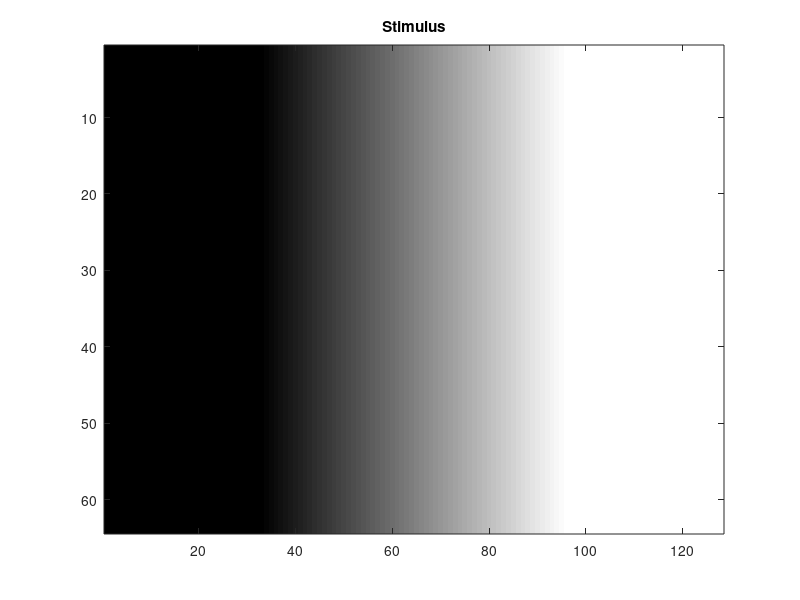
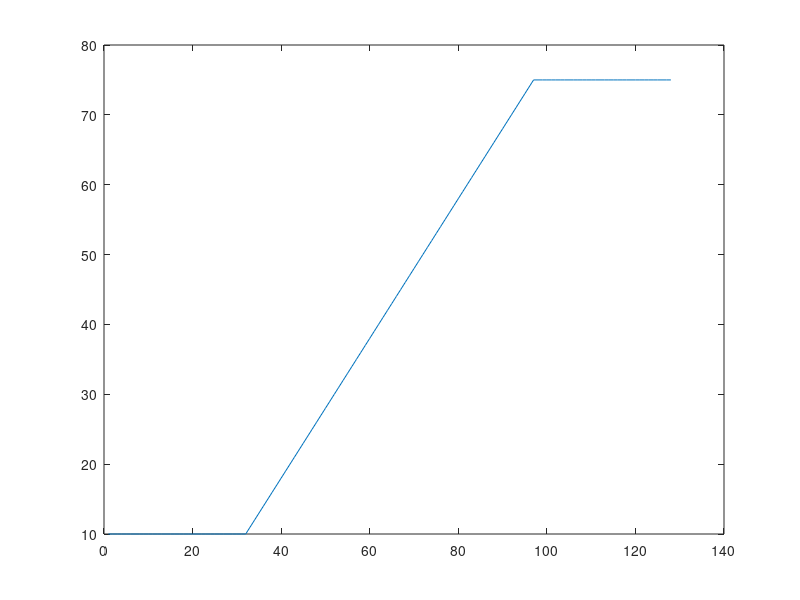

Reproduce these figures in MATLAB, in order. (Note: this script raises an error after producing the figures.)
%CompVision_Flemming.m

%% 1A) Create visual input for the Mach Band Illusion
%create matrix of luminence values
stim = zeros(64,128); 
stim(:,1:32) = 10;%Low
for i = 1:65 %Gradient
    stim(:,32+i) = stim(:,31+i) + 1;
end
stim(:,(32+65):end) = 75; %High

%Plot image
figure
imagesc(stim)
title('Stimulus');
colormap gray


%% 1B) Plot brightness as function of horizontal position
figure
h = plot(1:128,stim(32,:));
h(1).LineWidth = 2;
title('Brightness as a function of horizontal position','FontSize',16);
xlabel('Horizontal Position','FontSize',14);
ylabel('Brightness','FontSize',14)
set(gca,'XLim',[-2,130],'YLim',[5 80]);

%% 1C) Create the receptive field of a retinal ganglion cell: Diff of 2 Gaussians
[X,y] = meshgrid(-2:1:2); % X coordinates and Y coordinates
[TH,R] = cart2pol(X,y); % Polar Coordinates

%%%%%%%%%%%%%%%%%%%%%%%%%% NEEDS EDIT %%%%%%%%%%%%%%%%%%%%%%%%%%%%%%%%%%%%%
Egaus = normpdf(R,0,sqrt(2)); % Excitatory, mu = 0, var = 2, 5x5 grid
Igaus = normpdf(R,0,sqrt(6)); % Inhibitory, mu = 0, var = 6, 5x5 grid
%%%%%%%%%%%%%%%%%%%%%%%%%%%%%%%%%%%%%%%%%%%%%%%%%%%%%%%%%%%%%%%%%%%%%%%%%%%

S = 500; %overall strength of the field connectivity
IE = 1; % ratio of inhibition to excitation 
Rfield = S*(Egaus - IE*Igaus); %created receptive field

 figure
 imagesc(Rfield)
 title('Receptive Field');
 colormap gray

%% 1D) Convolve RF and Input to observe first stage of visual system perception
V1 = conv2(stim,Rfield,'valid');
figure
imagesc(V1)
title('Receptive Field x Stimulus Convolution Output');
colormap gray

% Now compare with the stimulus brightness
indx = [1:128;NaN NaN 3:126 NaN NaN]';
data = [stim(32,:);NaN NaN V1(32,:) NaN NaN]';
% 
% figure
% g = plot(indx,data);
% g(1).LineWidth = 2;
% g(2).LineWidth = 2;
% 
% title('Brightness of Stimulus vs Perception','FontSize',16);
% xlabel('Horizontal Position','FontSize',14);
% ylabel('Brightness','FontSize',14)
% legend({'Stimulus','Response'});
% set(gca,'XLim',[-2,130],'YLim',[5 80]);

%% 1 Bonus) Normalize the curves to show the difference
data2(:,1) = data(:,1)./max(data(:,1));
data2(:,2) = data(:,2) ./ max(data(:,2));

figure
g = plot(indx,data2);
g(1).LineWidth = 2;
g(2).LineWidth = 2;

title('Normalized Brightness of Stimulus vs Perception','FontSize',16);
xlabel('Horizontal Position','FontSize',14);
ylabel('Brightness','FontSize',14)
legend({'Stimulus','Response'});
set(gca,'XLim',[-2,130],'YLim',[0.08,1.02]);
%% 2) V1 orientation tuning
%A) Define orientation and spatial frequency
OR = 0;
SF = 0.01;
%B) Coordinate space
[x,y] = meshgrid(-20:1:20);

%C) Create Gabor Function
std_x = 7;
std_y = 17;

gaus2d = @(x,y) exp(-0.5*(((x.^2)/(std_x^2)) + ((y.^2)/(std_y^2))));

Y = -x*sin(OR) + y*cos(OR); %Skew&rotate gausssian
X = x*cos(OR)+y*sin(OR);

A = sin(2*pi*SF*X)/(2*pi*std_x*std_y); %Define modulating sinusoid;
Gabor = A.*gaus2d(X,Y);

%D) Plot the Gabor function

figure
imagesc(Gabor);
colormap gray
title('Gabor Function, OR=0,SF=0.01');
xlabel('Horizontal Position');
ylabel('Vertical Position');

%E) Load Rose and convolve with Gabor
input = imread('rose.jpg');
v1b = conv2(double(input),Gabor,'valid');
figure
subplot(2,3,1)
imagesc(input)
title('Input')
set(gca,'XTickLabel','','YTickLabel','')
colormap gray


subplot(2,3,2)
imagesc(v1b)
title('OR=0,SF=0.01');
set(gca,'XTickLabel','','YTickLabel','')
colormap gray

%F) Play with OR (pi/2,pi/4) and SF (.5,1) and observe output. What do
%these manipulations do to the representation?
OR2 = pi/2; OR3 = pi/4; SF4 = 0.5; SF5 = 1;
X2 = x*cos(OR2) + y*sin(OR2); Y2 = -x*sin(OR2) + y*cos(OR2);
X3 = x*cos(OR3) + y*sin(OR3); Y3 = -x*sin(OR3) + y*cos(OR3);
filter2 = gaus2d(X2,Y2); filter3 = gaus2d(X3,Y3);

A4 = sin(2*pi*SF4*x)/(2*pi*std_x*std_y);
A5 = sin(2*pi*SF5*x)/(2*pi*std_x*std_y);
gaus2d4 = @(x,y) A4.*exp(-((x^2 / (2*std_x^2))+(y^2 / (2*std_y^2))));
gaus2d5 = @(x,y) A5.*exp(-((x^2 / (2*std_x^2))+(y^2 / (2*std_y^2))));

filter4 = gaus2d4(X,Y); filter5 = gaus2d5(X,Y);

v1c = conv2(double(input),filter2,'valid');
v1d = conv2(double(input),filter3,'valid');
v1e = conv2(double(input),filter4,'valid');
v1f = conv2(double(input),filter5,'valid');


subplot(2,3,3)
imagesc(v1c)
title('OR = pi/2, SF = 0.01');
colormap gray
set(gca,'XTickLabel','','YTickLabel','')

subplot(2,3,4)
imagesc(v1d)
title('OR = pi/4, SF = 0.01');
colormap gray
set(gca,'XTickLabel','','YTickLabel','')


subplot(2,3,5)
imagesc(v1e)
title('SF = 0.5, OR = 0');
colormap gray
set(gca,'XTickLabel','','YTickLabel','')


subplot(2,3,6)
imagesc(v1f)
title('SF = 1, OR = 0');
colormap gray
set(gca,'XTickLabel','','YTickLabel','')

%% 3) Gray Spot Illusion
%1) Load and view the illusion image
load('hgrid.mat');
imshow(hgrid)
%2) Construct the receptive field and convolve it with the image
%retina(RF size as frac of image, stdev of kernel = 0.15, image = hgrid)
figure
%retina(.05,0.15,hgrid); % Shows gray constants and back and white edges
%retina(.25,0.15,hgrid); % Shows white bg and black boxes, blurry
%retina(0.005,0.15,hgrid); % Full black, fields too small
%retina(0.1,0.15,hgrid); % Black edges, gray center box, gray x's in junctions where dots go
%retina(0.075,0.15,hgrid); %Shows gray dots in junctions
%retina(0.01,0.15,hgrid); %Gives gray background, only see color at edges
%retina(0.5,0.15,hgrid); %Blurry rounded squares
% ANSWER:
% At a high percentage receptive field coverage, the boxes are resolved
% normally (if a bit blurry, pct > 0.15). However at low percentages of the
% image (pct < 0.1) you see that gray circles/boxes/x's begin appearing in
% the junctions between four boxes. The receptive field size corresponds to
% 1/pct(image), so low pct -> many receptive fields. When you have these
% many receptive fields, they convolve, and average the intensity of the
% surrounding spaces. When the filters are the right size, the black surrounds
% cause the central points to appear closer to gray than white (in the on cells).
% This is a distinct result of surround inhibition.

